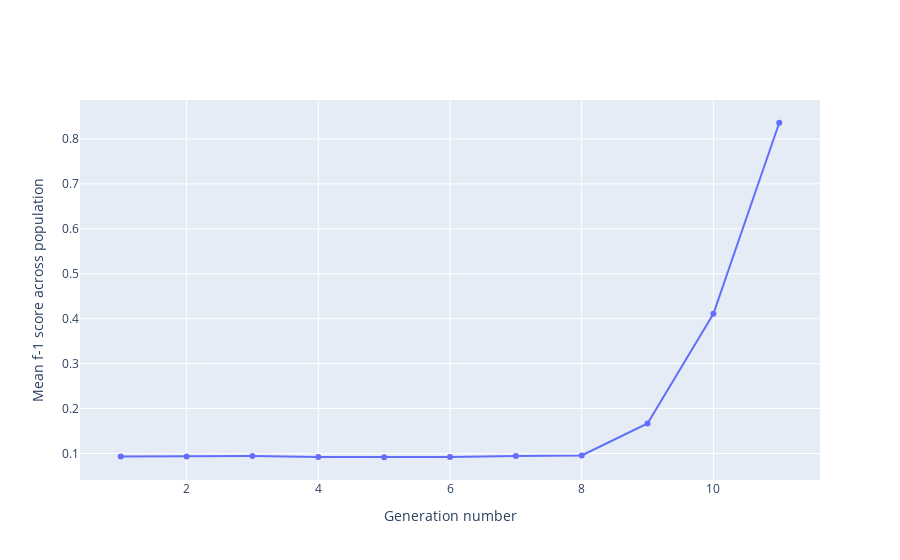

The notebook cell saved with this chart:
### Code cell
if __name__ == "__main__":
    logs = evolution(number_of_generations=100, threshold=0.80)
    create_plot(logs)

### Figure 1 — Plotly figure (JSON) as saved in the notebook; plotly's stock layout.template omitted (floating-point values rounded to 4 significant figures)
{"data": [{"mode": "lines+markers", "name": "f_beta score across generations", "type": "scatter", "x": [1, 2, 3, 4, 5, 6, 7, 8, 9, 10, 11], "y": [0.09314, 0.09314, 0.09444, 0.09249, 0.09166, 0.09249, 0.09444, 0.09574, 0.1667, 0.4109, 0.836]}], "layout": {"xaxis": {"title": {"text": "Generation number"}}, "yaxis": {"title": {"text": "Mean f-1 score across population"}}}}
